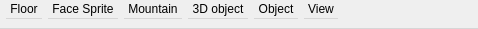
<?xml version="1.0" encoding="UTF-8"?>
<ui version="4.0">
 <class>WidgetMenuBarMapEditor</class>
 <widget class="QMenuBar" name="WidgetMenuBarMapEditor">
  <property name="geometry">
   <rect>
    <x>0</x>
    <y>0</y>
    <width>478</width>
    <height>29</height>
   </rect>
  </property>
  <property name="windowTitle">
   <string>Form</string>
  </property>
  <property name="nativeMenuBar">
   <bool>false</bool>
  </property>
  <widget class="QMenu" name="menuFloors">
   <property name="minimumSize">
    <size>
     <width>0</width>
     <height>0</height>
    </size>
   </property>
   <property name="tearOffEnabled">
    <bool>false</bool>
   </property>
   <property name="title">
    <string>Floor</string>
   </property>
   <property name="toolTipsVisible">
    <bool>false</bool>
   </property>
   <addaction name="actionFloors"/>
   <addaction name="actionAutotile"/>
  </widget>
  <widget class="QMenu" name="menuEvents">
   <property name="title">
    <string>Object</string>
   </property>
   <addaction name="actionObject"/>
  </widget>
  <widget class="QMenu" name="menuFace_Sprite">
   <property name="title">
    <string>Face Sprite</string>
   </property>
   <addaction name="actionFace_Sprite"/>
   <addaction name="actionFix_Sprite"/>
   <addaction name="actionDouble_Sprite"/>
   <addaction name="actionQuadra_Sprite"/>
   <addaction name="actionWall_Sprite"/>
  </widget>
  <widget class="QMenu" name="menuMountain">
   <property name="enabled">
    <bool>true</bool>
   </property>
   <property name="title">
    <string>Mountain</string>
   </property>
   <addaction name="actionMountain"/>
  </widget>
  <widget class="QMenu" name="menu3D_object">
   <property name="enabled">
    <bool>true</bool>
   </property>
   <property name="title">
    <string>3D object</string>
   </property>
   <addaction name="action3D_object"/>
  </widget>
  <widget class="QMenu" name="menuView">
   <property name="title">
    <string>View</string>
   </property>
   <addaction name="actionView"/>
  </widget>
  <action name="actionFloors">
   <property name="icon">
    <iconset resource="../ressources.qrc">
     <normaloff>:/icons/Ressources/floor.png</normaloff>:/icons/Ressources/floor.png</iconset>
   </property>
   <property name="text">
    <string>Floor</string>
   </property>
  </action>
  <action name="actionEvents">
   <property name="text">
    <string>Objects</string>
   </property>
  </action>
  <action name="actionFace_Sprite">
   <property name="icon">
    <iconset resource="../ressources.qrc">
     <normaloff>:/icons/Ressources/sprite_face.png</normaloff>:/icons/Ressources/sprite_face.png</iconset>
   </property>
   <property name="text">
    <string>Face Sprite</string>
   </property>
  </action>
  <action name="actionFix_Sprite">
   <property name="icon">
    <iconset resource="../ressources.qrc">
     <normaloff>:/icons/Ressources/sprite_fix.png</normaloff>:/icons/Ressources/sprite_fix.png</iconset>
   </property>
   <property name="text">
    <string>Fix Sprite</string>
   </property>
  </action>
  <action name="actionPencil">
   <property name="icon">
    <iconset resource="../ressources.qrc">
     <normaloff>:/icons/Ressources/pencil.png</normaloff>:/icons/Ressources/pencil.png</iconset>
   </property>
   <property name="text">
    <string>Pencil</string>
   </property>
  </action>
  <action name="actionTin_of_paint">
   <property name="icon">
    <iconset resource="../ressources.qrc">
     <normaloff>:/icons/Ressources/pin.png</normaloff>:/icons/Ressources/pin.png</iconset>
   </property>
   <property name="text">
    <string>Tin of paint</string>
   </property>
  </action>
  <action name="actionDouble_Sprite">
   <property name="icon">
    <iconset resource="../ressources.qrc">
     <normaloff>:/icons/Ressources/sprite_double.png</normaloff>:/icons/Ressources/sprite_double.png</iconset>
   </property>
   <property name="text">
    <string>Double Sprite</string>
   </property>
  </action>
  <action name="actionQuadra_Sprite">
   <property name="icon">
    <iconset resource="../ressources.qrc">
     <normaloff>:/icons/Ressources/sprite_quadra.png</normaloff>:/icons/Ressources/sprite_quadra.png</iconset>
   </property>
   <property name="text">
    <string>Quadra Sprite</string>
   </property>
  </action>
  <action name="actionWall_Sprite">
   <property name="enabled">
    <bool>true</bool>
   </property>
   <property name="icon">
    <iconset resource="../ressources.qrc">
     <normaloff>:/icons/Ressources/sprite_walls.png</normaloff>:/icons/Ressources/sprite_walls.png</iconset>
   </property>
   <property name="text">
    <string>Wall Sprite</string>
   </property>
  </action>
  <action name="actiondfsfffffffffffffffffffffffff">
   <property name="text">
    <string>dfsfffffffffffffffffffffffff</string>
   </property>
  </action>
  <action name="actionAutotile">
   <property name="icon">
    <iconset resource="../ressources.qrc">
     <normaloff>:/icons/Ressources/autotile.png</normaloff>:/icons/Ressources/autotile.png</iconset>
   </property>
   <property name="text">
    <string>Autotile</string>
   </property>
  </action>
  <action name="actionAnimated_Autotile">
   <property name="enabled">
    <bool>false</bool>
   </property>
   <property name="icon">
    <iconset resource="../ressources.qrc">
     <normaloff>:/icons/Ressources/autotile_animated_disabled.png</normaloff>:/icons/Ressources/autotile_animated_disabled.png</iconset>
   </property>
   <property name="text">
    <string>Animated Autotile</string>
   </property>
  </action>
  <action name="actionMountain">
   <property name="enabled">
    <bool>true</bool>
   </property>
   <property name="icon">
    <iconset resource="../ressources.qrc">
     <normaloff>:/icons/Ressources/montain_disabled.png</normaloff>:/icons/Ressources/montain_disabled.png</iconset>
   </property>
   <property name="text">
    <string>Mountain</string>
   </property>
  </action>
  <action name="actionSlope">
   <property name="enabled">
    <bool>false</bool>
   </property>
   <property name="icon">
    <iconset resource="../ressources.qrc">
     <normaloff>:/icons/Ressources/slope_disabled.png</normaloff>:/icons/Ressources/slope_disabled.png</iconset>
   </property>
   <property name="text">
    <string>Slope</string>
   </property>
  </action>
  <action name="action3D_object">
   <property name="enabled">
    <bool>true</bool>
   </property>
   <property name="icon">
    <iconset resource="../ressources.qrc">
     <normaloff>:/icons/Ressources/object.png</normaloff>:/icons/Ressources/object.png</iconset>
   </property>
   <property name="text">
    <string>3D object</string>
   </property>
  </action>
  <action name="actionObject">
   <property name="icon">
    <iconset resource="../ressources.qrc">
     <normaloff>:/icons/Ressources/ev.png</normaloff>:/icons/Ressources/ev.png</iconset>
   </property>
   <property name="text">
    <string>Object</string>
   </property>
  </action>
  <action name="actionView">
   <property name="icon">
    <iconset resource="../ressources.qrc">
     <normaloff>:/icons/Ressources/view.png</normaloff>:/icons/Ressources/view.png</iconset>
   </property>
   <property name="text">
    <string>View</string>
   </property>
  </action>
  <addaction name="menuFloors"/>
  <addaction name="menuFace_Sprite"/>
  <addaction name="menuMountain"/>
  <addaction name="menu3D_object"/>
  <addaction name="menuEvents"/>
  <addaction name="menuView"/>
 </widget>
 <resources>
  <include location="../ressources.qrc"/>
 </resources>
 <connections/>
</ui>
